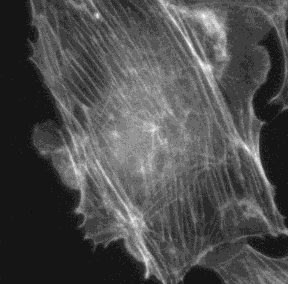
#> input picture testImages/Actin_cropped.tif, 288 x 284 px
$ python sobel_actin.py
#> lines starting #> are read from the running program, lines starting #| are printed output that depends on the picture
"""Sobel edge detection on the actin image, compared in Napari.

Run this script from the top folder of the workshop repository with:

    uv run Session3_Filters/sobel_actin.py

Sobel x, Sobel y and the gradient magnitude are saved as NEW files in
Session3_Filters/results/.  The original image is only read, never written.
Close the Napari window to end.
"""

from pathlib import Path

import napari
import numpy as np
from scipy import ndimage
from skimage import io

REPO = Path(__file__).resolve().parent.parent
IMAGE = REPO / "testImages" / "Actin_cropped.tif"
OUT_DIR = REPO / "Session3_Filters" / "results"
OUT_DIR.mkdir(exist_ok=True)

original = io.imread(IMAGE)
#> original is the input picture: shape (284, 288) uint16; min 510, max 3550, mean 1330.5
image = original.astype(float)  # decimals, because results can be negative

# Sobel x: right column minus left column.  Responds where brightness
# changes from left to right, i.e. to VERTICAL edges.  The middle row
# counts double, which also smooths a little along the edge.
sobel_x_kernel = np.array([[-1, 0, 1],
                           [-2, 0, 2],
                           [-1, 0, 1]], dtype=float)

# Sobel y: the same kernel turned 90 degrees (bottom row minus top row).
# Responds where brightness changes from top to bottom: HORIZONTAL edges.
sobel_y_kernel = sobel_x_kernel.T

# Slide each kernel over the image ("correlate" uses the kernel exactly as
# written above).  mode="nearest" repeats edge pixels at the border.
sobel_x = ndimage.correlate(image, sobel_x_kernel, mode="nearest")
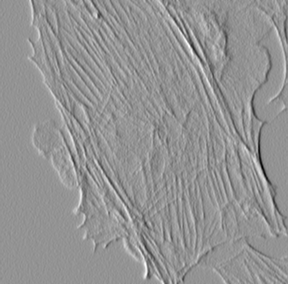
#> sobel_x: shape (284, 288) float64; min -6934, max 5057, mean 10; drawn with min black and max white
sobel_y = ndimage.correlate(image, sobel_y_kernel, mode="nearest")
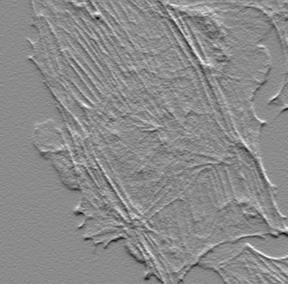
#> sobel_y: shape (284, 288) float64; min -4332, max 3587, mean -10.8; drawn with min black and max white

# Gradient magnitude: how steep the brightness change is in ANY direction.
# Pythagoras: sqrt(x^2 + y^2).  It is always >= 0 and is bright on all
# edges, whatever their direction.
magnitude = np.sqrt(sobel_x**2 + sobel_y**2)
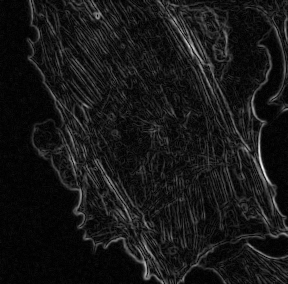
#> magnitude: shape (284, 288) float64; min 0, max 7319.5, mean 666.5; drawn with min black and max white

# Save as 32-bit decimal TIFFs.  Sobel x and y contain negative numbers
# (the sign tells you dark->bright or bright->dark), and all three can be
# larger than 65535, so a 16-bit file would lose information.
results = {"sobel_x": sobel_x, "sobel_y": sobel_y, "gradient_magnitude": magnitude}
for name, data in results.items():
    out_file = OUT_DIR / f"Actin_cropped_{name}.tif"
    io.imsave(out_file, data.astype(np.float32), check_contrast=False)
    print(f"Saved {out_file.relative_to(REPO)}  "
          f"(min {data.min():.0f}, max {data.max():.0f})")
#> this loop made 3 passes
#> name on passes 1 to 3: 'sobel_x', 'sobel_y', 'gradient_magnitude'
#| Saved Session3_Filters/results/Actin_cropped_sobel_x.tif  (min -6934, max 5057)
#| Saved Session3_Filters/results/Actin_cropped_sobel_y.tif  (min -4332, max 3587)
#| Saved Session3_Filters/results/Actin_cropped_gradient_magnitude.tif  (min 0, max 7319)

viewer = napari.Viewer()
viewer.add_image(original, name="original")

# Sobel x / y: 0 = no edge, so show them with a symmetric contrast range and
# a colour map where negative and positive look different (grey middle).
for name, data in [("Sobel x", sobel_x), ("Sobel y", sobel_y)]:
    limit = float(np.abs(data).max())
    viewer.add_image(data, name=name, contrast_limits=(-limit, limit))
#> this loop made 2 passes
#> (name, limit) on passes 1 to 2: ('Sobel x', 6934), ('Sobel y', 4332)

viewer.add_image(magnitude, name="gradient magnitude")

viewer.grid.enabled = True

napari.run()
